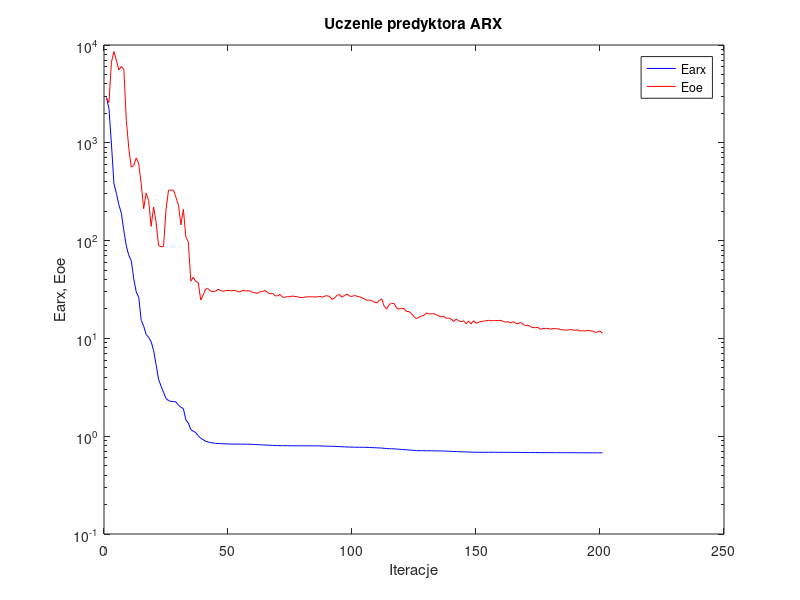
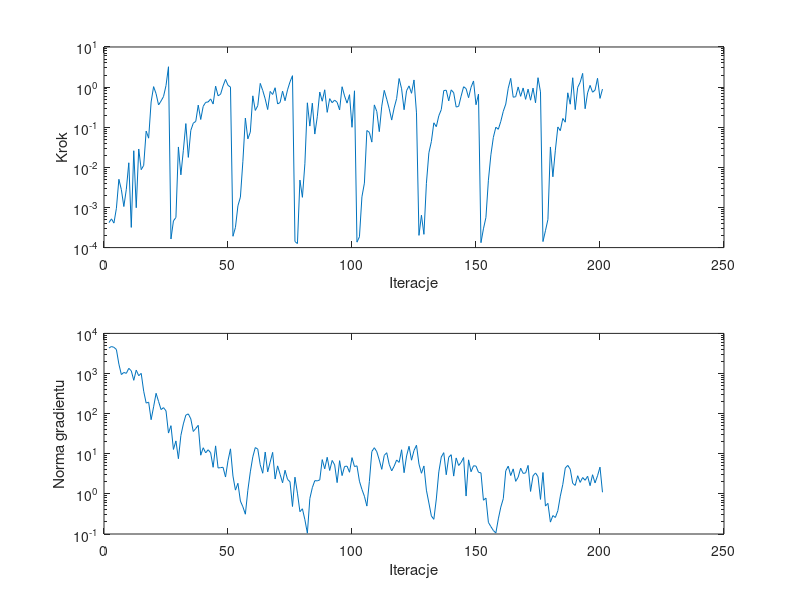

Here is the MATLAB script that generated these plots, in order:
%uczenie predyktora arx
clear all;
n=0; farx(n+1)=2.907821e+003; foe(n+1)=2.858124e+003; wspucz(n+1)=0.000000e+000; ng(n+1)=0.000000e+000;
%odnowa zmiennej metryki
n=1; farx(n+1)=2.236812e+003; foe(n+1)=2.583938e+003; krok(n+1)=4.199256e-004; ng(n+1)=4.328445e+003;
n=2; farx(n+1)=9.714979e+002; foe(n+1)=6.685352e+003; krok(n+1)=5.202484e-004; ng(n+1)=4.707239e+003;
n=3; farx(n+1)=3.846079e+002; foe(n+1)=8.562685e+003; krok(n+1)=4.080480e-004; ng(n+1)=4.495993e+003;
n=4; farx(n+1)=3.033709e+002; foe(n+1)=6.989862e+003; krok(n+1)=9.562822e-004; ng(n+1)=3.964627e+003;
n=5; farx(n+1)=2.324760e+002; foe(n+1)=5.551696e+003; krok(n+1)=5.042985e-003; ng(n+1)=1.712276e+003;
n=6; farx(n+1)=1.902023e+002; foe(n+1)=6.022422e+003; krok(n+1)=2.778799e-003; ng(n+1)=9.411844e+002;
n=7; farx(n+1)=1.262306e+002; foe(n+1)=5.656402e+003; krok(n+1)=1.055362e-003; ng(n+1)=1.063648e+003;
n=8; farx(n+1)=8.789992e+001; foe(n+1)=1.697748e+003; krok(n+1)=2.841023e-003; ng(n+1)=1.009820e+003;
n=9; farx(n+1)=7.060044e+001; foe(n+1)=8.793055e+002; krok(n+1)=1.299379e-002; ng(n+1)=1.347579e+003;
n=10; farx(n+1)=6.234130e+001; foe(n+1)=5.636955e+002; krok(n+1)=3.185772e-004; ng(n+1)=1.165345e+003;
n=11; farx(n+1)=4.054260e+001; foe(n+1)=5.875458e+002; krok(n+1)=2.592196e-002; ng(n+1)=6.773149e+002;
n=12; farx(n+1)=2.989638e+001; foe(n+1)=7.008957e+002; krok(n+1)=9.854180e-004; ng(n+1)=1.215166e+003;
n=13; farx(n+1)=2.636398e+001; foe(n+1)=6.093163e+002; krok(n+1)=2.867438e-002; ng(n+1)=8.808336e+002;
n=14; farx(n+1)=1.534282e+001; foe(n+1)=3.816192e+002; krok(n+1)=8.751130e-003; ng(n+1)=1.008158e+003;
n=15; farx(n+1)=1.334471e+001; foe(n+1)=2.117898e+002; krok(n+1)=1.121678e-002; ng(n+1)=3.625318e+002;
n=16; farx(n+1)=1.094984e+001; foe(n+1)=3.068968e+002; krok(n+1)=8.005809e-002; ng(n+1)=1.831683e+002;
n=17; farx(n+1)=1.024017e+001; foe(n+1)=2.570650e+002; krok(n+1)=5.335388e-002; ng(n+1)=1.932981e+002;
n=18; farx(n+1)=9.282430e+000; foe(n+1)=1.397380e+002; krok(n+1)=4.268310e-001; ng(n+1)=7.067015e+001;
n=19; farx(n+1)=7.512501e+000; foe(n+1)=2.209111e+002; krok(n+1)=1.027715e+000; ng(n+1)=1.478427e+002;
n=20; farx(n+1)=5.386004e+000; foe(n+1)=1.545745e+002; krok(n+1)=6.843317e-001; ng(n+1)=3.215333e+002;
n=21; farx(n+1)=3.821552e+000; foe(n+1)=8.915908e+001; krok(n+1)=3.589327e-001; ng(n+1)=2.011065e+002;
n=22; farx(n+1)=3.254284e+000; foe(n+1)=8.661538e+001; krok(n+1)=4.498732e-001; ng(n+1)=1.263119e+002;
n=23; farx(n+1)=2.805406e+000; foe(n+1)=8.695824e+001; krok(n+1)=5.821767e-001; ng(n+1)=1.410384e+002;
n=24; farx(n+1)=2.434456e+000; foe(n+1)=2.054243e+002; krok(n+1)=1.092255e+000; ng(n+1)=1.172742e+002;
n=25; farx(n+1)=2.315883e+000; foe(n+1)=3.275410e+002; krok(n+1)=3.217214e+000; ng(n+1)=3.279040e+001;
%odnowa zmiennej metryki
n=26; farx(n+1)=2.267823e+000; foe(n+1)=3.284075e+002; krok(n+1)=1.638013e-004; ng(n+1)=5.013664e+001;
n=27; farx(n+1)=2.263115e+000; foe(n+1)=3.278637e+002; krok(n+1)=4.636412e-004; ng(n+1)=1.281938e+001;
n=28; farx(n+1)=2.243323e+000; foe(n+1)=2.774703e+002; krok(n+1)=5.623096e-004; ng(n+1)=2.092583e+001;
n=29; farx(n+1)=2.080017e+000; foe(n+1)=2.334060e+002; krok(n+1)=3.221469e-002; ng(n+1)=7.534426e+000;
n=30; farx(n+1)=1.973920e+000; foe(n+1)=1.447910e+002; krok(n+1)=6.506258e-003; ng(n+1)=2.862964e+001;
n=31; farx(n+1)=1.917537e+000; foe(n+1)=2.097880e+002; krok(n+1)=2.667694e-002; ng(n+1)=5.552221e+001;
n=32; farx(n+1)=1.470843e+000; foe(n+1)=1.089754e+002; krok(n+1)=1.232694e-001; ng(n+1)=9.187203e+001;
n=33; farx(n+1)=1.366061e+000; foe(n+1)=9.698222e+001; krok(n+1)=1.771116e-002; ng(n+1)=9.843078e+001;
n=34; farx(n+1)=1.167718e+000; foe(n+1)=3.846318e+001; krok(n+1)=8.343244e-002; ng(n+1)=7.407023e+001;
n=35; farx(n+1)=1.126062e+000; foe(n+1)=4.228312e+001; krok(n+1)=1.261335e-001; ng(n+1)=3.588302e+001;
n=36; farx(n+1)=1.088001e+000; foe(n+1)=3.802847e+001; krok(n+1)=1.399123e-001; ng(n+1)=4.267199e+001;
n=37; farx(n+1)=1.010616e+000; foe(n+1)=3.736010e+001; krok(n+1)=3.556863e-001; ng(n+1)=5.119239e+001;
n=38; farx(n+1)=9.525728e-001; foe(n+1)=2.467250e+001; krok(n+1)=1.559016e-001; ng(n+1)=9.202750e+000;
n=39; farx(n+1)=9.229831e-001; foe(n+1)=2.782783e+001; krok(n+1)=3.324062e-001; ng(n+1)=1.412896e+001;
n=40; farx(n+1)=8.869289e-001; foe(n+1)=3.204685e+001; krok(n+1)=4.170483e-001; ng(n+1)=1.053495e+001;
n=41; farx(n+1)=8.721861e-001; foe(n+1)=3.226230e+001; krok(n+1)=4.268310e-001; ng(n+1)=1.257264e+001;
n=42; farx(n+1)=8.580929e-001; foe(n+1)=3.031922e+001; krok(n+1)=5.076613e-001; ng(n+1)=1.058434e+001;
n=43; farx(n+1)=8.539563e-001; foe(n+1)=3.028626e+001; krok(n+1)=3.785765e-001; ng(n+1)=4.601821e+000;
n=44; farx(n+1)=8.444537e-001; foe(n+1)=3.033632e+001; krok(n+1)=1.056270e+000; ng(n+1)=1.572125e+001;
n=45; farx(n+1)=8.414842e-001; foe(n+1)=3.176442e+001; krok(n+1)=6.083905e-001; ng(n+1)=4.413932e+000;
n=46; farx(n+1)=8.395740e-001; foe(n+1)=3.088705e+001; krok(n+1)=6.622313e-001; ng(n+1)=4.515383e+000;
n=47; farx(n+1)=8.378168e-001; foe(n+1)=3.033168e+001; krok(n+1)=1.068708e+000; ng(n+1)=4.603256e+000;
n=48; farx(n+1)=8.356154e-001; foe(n+1)=3.074783e+001; krok(n+1)=1.554381e+000; ng(n+1)=2.631296e+000;
n=49; farx(n+1)=8.329155e-001; foe(n+1)=3.102899e+001; krok(n+1)=1.107016e+000; ng(n+1)=6.715310e+000;
n=50; farx(n+1)=8.307422e-001; foe(n+1)=3.069943e+001; krok(n+1)=1.000418e+000; ng(n+1)=1.326118e+001;
%odnowa zmiennej metryki
n=51; farx(n+1)=8.305965e-001; foe(n+1)=3.093165e+001; krok(n+1)=1.915864e-004; ng(n+1)=2.788087e+000;
n=52; farx(n+1)=8.305544e-001; foe(n+1)=3.083743e+001; krok(n+1)=3.185772e-004; ng(n+1)=1.241665e+000;
n=53; farx(n+1)=8.302179e-001; foe(n+1)=3.012548e+001; krok(n+1)=1.100811e-003; ng(n+1)=1.837591e+000;
n=54; farx(n+1)=8.301292e-001; foe(n+1)=2.985880e+001; krok(n+1)=1.812955e-003; ng(n+1)=6.619388e-001;
n=55; farx(n+1)=8.298925e-001; foe(n+1)=3.104661e+001; krok(n+1)=1.417782e-002; ng(n+1)=4.766580e-001;
n=56; farx(n+1)=8.287776e-001; foe(n+1)=3.057580e+001; krok(n+1)=1.690558e-001; ng(n+1)=3.113242e-001;
n=57; farx(n+1)=8.280279e-001; foe(n+1)=3.067509e+001; krok(n+1)=5.127576e-002; ng(n+1)=1.229745e+000;
n=58; farx(n+1)=8.268220e-001; foe(n+1)=3.060161e+001; krok(n+1)=7.581460e-002; ng(n+1)=3.538418e+000;
n=59; farx(n+1)=8.240353e-001; foe(n+1)=2.944415e+001; krok(n+1)=6.058278e-001; ng(n+1)=8.369012e+000;
n=60; farx(n+1)=8.221485e-001; foe(n+1)=2.923268e+001; krok(n+1)=2.621866e-001; ng(n+1)=1.427417e+001;
n=61; farx(n+1)=8.201271e-001; foe(n+1)=2.887640e+001; krok(n+1)=3.444314e-001; ng(n+1)=1.305439e+001;
n=62; farx(n+1)=8.173666e-001; foe(n+1)=3.008439e+001; krok(n+1)=1.236406e+000; ng(n+1)=5.309841e+000;
n=63; farx(n+1)=8.145988e-001; foe(n+1)=3.013256e+001; krok(n+1)=8.256204e-001; ng(n+1)=3.269711e+000;
n=64; farx(n+1)=8.119131e-001; foe(n+1)=3.094962e+001; krok(n+1)=5.076342e-001; ng(n+1)=1.103663e+001;
n=65; farx(n+1)=8.103333e-001; foe(n+1)=2.937248e+001; krok(n+1)=2.760258e-001; ng(n+1)=3.537511e+000;
n=66; farx(n+1)=8.073798e-001; foe(n+1)=2.860341e+001; krok(n+1)=7.807902e-001; ng(n+1)=6.213307e+000;
n=67; farx(n+1)=8.050092e-001; foe(n+1)=2.892237e+001; krok(n+1)=6.553300e-001; ng(n+1)=1.083142e+001;
n=68; farx(n+1)=8.025489e-001; foe(n+1)=2.726505e+001; krok(n+1)=9.640477e-001; ng(n+1)=2.344351e+000;
n=69; farx(n+1)=8.017184e-001; foe(n+1)=2.724064e+001; krok(n+1)=3.805404e-001; ng(n+1)=4.992443e+000;
n=70; farx(n+1)=8.008563e-001; foe(n+1)=2.815298e+001; krok(n+1)=4.128102e-001; ng(n+1)=3.074928e+000;
n=71; farx(n+1)=7.999682e-001; foe(n+1)=2.638930e+001; krok(n+1)=7.927530e-001; ng(n+1)=1.890791e+000;
n=72; farx(n+1)=7.994352e-001; foe(n+1)=2.639292e+001; krok(n+1)=4.584092e-001; ng(n+1)=3.884061e+000;
n=73; farx(n+1)=7.990027e-001; foe(n+1)=2.677630e+001; krok(n+1)=8.536620e-001; ng(n+1)=2.300708e+000;
n=74; farx(n+1)=7.985901e-001; foe(n+1)=2.663797e+001; krok(n+1)=1.352332e+000; ng(n+1)=2.004075e+000;
n=75; farx(n+1)=7.980973e-001; foe(n+1)=2.716498e+001; krok(n+1)=1.927884e+000; ng(n+1)=4.846968e-001;
%odnowa zmiennej metryki
n=76; farx(n+1)=7.979924e-001; foe(n+1)=2.676971e+001; krok(n+1)=1.414149e-004; ng(n+1)=2.609073e+000;
n=77; farx(n+1)=7.979811e-001; foe(n+1)=2.670711e+001; krok(n+1)=1.261442e-004; ng(n+1)=1.042795e+000;
n=78; farx(n+1)=7.979119e-001; foe(n+1)=2.616673e+001; krok(n+1)=4.818429e-003; ng(n+1)=3.603093e-001;
n=79; farx(n+1)=7.978887e-001; foe(n+1)=2.615167e+001; krok(n+1)=1.790661e-003; ng(n+1)=4.255046e-001;
n=80; farx(n+1)=7.978431e-001; foe(n+1)=2.643449e+001; krok(n+1)=1.226153e-002; ng(n+1)=2.271770e-001;
n=81; farx(n+1)=7.975134e-001; foe(n+1)=2.665982e+001; krok(n+1)=4.063898e-001; ng(n+1)=1.047791e-001;
n=82; farx(n+1)=7.973637e-001; foe(n+1)=2.661007e+001; krok(n+1)=1.067078e-001; ng(n+1)=7.661964e-001;
n=83; farx(n+1)=7.971235e-001; foe(n+1)=2.663168e+001; krok(n+1)=3.978743e-001; ng(n+1)=1.428019e+000;
n=84; farx(n+1)=7.970550e-001; foe(n+1)=2.647720e+001; krok(n+1)=6.754791e-002; ng(n+1)=2.137954e+000;
n=85; farx(n+1)=7.964672e-001; foe(n+1)=2.663111e+001; krok(n+1)=1.824037e-001; ng(n+1)=2.109461e+000;
n=86; farx(n+1)=7.955122e-001; foe(n+1)=2.692945e+001; krok(n+1)=7.545111e-001; ng(n+1)=2.232533e+000;
n=87; farx(n+1)=7.942393e-001; foe(n+1)=2.637686e+001; krok(n+1)=4.446475e-001; ng(n+1)=7.149181e+000;
n=88; farx(n+1)=7.924674e-001; foe(n+1)=2.711054e+001; krok(n+1)=8.575247e-001; ng(n+1)=4.213639e+000;
n=89; farx(n+1)=7.911187e-001; foe(n+1)=2.732071e+001; krok(n+1)=2.349459e-001; ng(n+1)=8.168333e+000;
n=90; farx(n+1)=7.898397e-001; foe(n+1)=2.678959e+001; krok(n+1)=5.154350e-001; ng(n+1)=3.830324e+000;
n=91; farx(n+1)=7.887084e-001; foe(n+1)=2.506891e+001; krok(n+1)=4.090511e-001; ng(n+1)=6.822529e+000;
n=92; farx(n+1)=7.871482e-001; foe(n+1)=2.589524e+001; krok(n+1)=4.741921e-001; ng(n+1)=5.296095e+000;
n=93; farx(n+1)=7.834520e-001; foe(n+1)=2.765287e+001; krok(n+1)=4.187571e-001; ng(n+1)=1.909294e+000;
n=94; farx(n+1)=7.822694e-001; foe(n+1)=2.803909e+001; krok(n+1)=2.701916e-001; ng(n+1)=6.723818e+000;
n=95; farx(n+1)=7.800557e-001; foe(n+1)=2.631576e+001; krok(n+1)=1.021678e+000; ng(n+1)=2.855903e+000;
n=96; farx(n+1)=7.778032e-001; foe(n+1)=2.753288e+001; krok(n+1)=6.026971e-001; ng(n+1)=4.827548e+000;
n=97; farx(n+1)=7.763605e-001; foe(n+1)=2.838727e+001; krok(n+1)=3.983032e-001; ng(n+1)=4.910378e+000;
n=98; farx(n+1)=7.740846e-001; foe(n+1)=2.710481e+001; krok(n+1)=6.480438e-001; ng(n+1)=3.458070e+000;
n=99; farx(n+1)=7.734658e-001; foe(n+1)=2.683329e+001; krok(n+1)=9.963479e-002; ng(n+1)=8.010122e+000;
n=100; farx(n+1)=7.713779e-001; foe(n+1)=2.756186e+001; krok(n+1)=8.088973e-001; ng(n+1)=4.794992e+000;
%odnowa zmiennej metryki
n=101; farx(n+1)=7.710622e-001; foe(n+1)=2.694923e+001; krok(n+1)=1.366331e-004; ng(n+1)=5.001303e+000;
n=102; farx(n+1)=7.709978e-001; foe(n+1)=2.672106e+001; krok(n+1)=1.858436e-004; ng(n+1)=2.068884e+000;
n=103; farx(n+1)=7.707567e-001; foe(n+1)=2.601117e+001; krok(n+1)=1.841613e-003; ng(n+1)=1.294315e+000;
n=104; farx(n+1)=7.705042e-001; foe(n+1)=2.528867e+001; krok(n+1)=4.042588e-003; ng(n+1)=8.733782e-001;
n=105; farx(n+1)=7.688495e-001; foe(n+1)=2.450302e+001; krok(n+1)=8.276012e-002; ng(n+1)=4.962582e-001;
n=106; farx(n+1)=7.659085e-001; foe(n+1)=2.468442e+001; krok(n+1)=7.462902e-002; ng(n+1)=2.029023e+000;
n=107; farx(n+1)=7.651859e-001; foe(n+1)=2.429970e+001; krok(n+1)=4.256083e-002; ng(n+1)=1.139900e+001;
n=108; farx(n+1)=7.629595e-001; foe(n+1)=2.349282e+001; krok(n+1)=3.601750e-001; ng(n+1)=1.414493e+001;
n=109; farx(n+1)=7.609214e-001; foe(n+1)=2.300571e+001; krok(n+1)=2.469201e-001; ng(n+1)=1.123112e+001;
n=110; farx(n+1)=7.586011e-001; foe(n+1)=2.446126e+001; krok(n+1)=7.763187e-002; ng(n+1)=6.980003e+000;
n=111; farx(n+1)=7.566569e-001; foe(n+1)=2.531758e+001; krok(n+1)=3.349286e-001; ng(n+1)=4.091230e+000;
n=112; farx(n+1)=7.514322e-001; foe(n+1)=2.122118e+001; krok(n+1)=8.289013e-001; ng(n+1)=9.097216e+000;
n=113; farx(n+1)=7.479852e-001; foe(n+1)=1.993514e+001; krok(n+1)=5.007363e-001; ng(n+1)=1.061311e+001;
n=114; farx(n+1)=7.449642e-001; foe(n+1)=2.219940e+001; krok(n+1)=2.889668e-001; ng(n+1)=5.444938e+000;
n=115; farx(n+1)=7.442816e-001; foe(n+1)=2.284744e+001; krok(n+1)=1.507961e-001; ng(n+1)=3.742165e+000;
n=116; farx(n+1)=7.420661e-001; foe(n+1)=2.274965e+001; krok(n+1)=3.031633e-001; ng(n+1)=4.913665e+000;
n=117; farx(n+1)=7.394241e-001; foe(n+1)=2.039132e+001; krok(n+1)=5.202472e-001; ng(n+1)=7.005499e+000;
n=118; farx(n+1)=7.354148e-001; foe(n+1)=1.989165e+001; krok(n+1)=1.637916e+000; ng(n+1)=6.088761e+000;
n=119; farx(n+1)=7.321656e-001; foe(n+1)=2.028987e+001; krok(n+1)=9.073805e-001; ng(n+1)=1.259002e+001;
n=120; farx(n+1)=7.285565e-001; foe(n+1)=2.014720e+001; krok(n+1)=2.730638e-001; ng(n+1)=3.372546e+000;
n=121; farx(n+1)=7.264153e-001; foe(n+1)=1.887199e+001; krok(n+1)=8.131859e-001; ng(n+1)=8.797093e+000;
n=122; farx(n+1)=7.221377e-001; foe(n+1)=1.879297e+001; krok(n+1)=1.072499e+000; ng(n+1)=1.535706e+001;
n=123; farx(n+1)=7.195561e-001; foe(n+1)=1.790088e+001; krok(n+1)=7.011953e-001; ng(n+1)=6.908542e+000;
n=124; farx(n+1)=7.153693e-001; foe(n+1)=1.663477e+001; krok(n+1)=1.509022e+000; ng(n+1)=1.205029e+001;
n=125; farx(n+1)=7.123767e-001; foe(n+1)=1.593101e+001; krok(n+1)=2.278082e-001; ng(n+1)=1.631921e+001;
%odnowa zmiennej metryki
n=126; farx(n+1)=7.118318e-001; foe(n+1)=1.645873e+001; krok(n+1)=2.015675e-004; ng(n+1)=5.518218e+000;
n=127; farx(n+1)=7.112394e-001; foe(n+1)=1.693794e+001; krok(n+1)=6.423816e-004; ng(n+1)=3.266122e+000;
n=128; farx(n+1)=7.108135e-001; foe(n+1)=1.718898e+001; krok(n+1)=2.141564e-004; ng(n+1)=4.965890e+000;
n=129; farx(n+1)=7.102951e-001; foe(n+1)=1.824333e+001; krok(n+1)=4.004785e-003; ng(n+1)=1.237517e+000;
n=130; farx(n+1)=7.096911e-001; foe(n+1)=1.779783e+001; krok(n+1)=2.308292e-002; ng(n+1)=5.945248e-001;
n=131; farx(n+1)=7.094191e-001; foe(n+1)=1.784536e+001; krok(n+1)=4.388300e-002; ng(n+1)=2.824860e-001;
n=132; farx(n+1)=7.088958e-001; foe(n+1)=1.789254e+001; krok(n+1)=1.288588e-001; ng(n+1)=2.322652e-001;
n=133; farx(n+1)=7.080102e-001; foe(n+1)=1.742229e+001; krok(n+1)=1.031518e-001; ng(n+1)=7.471189e-001;
n=134; farx(n+1)=7.073379e-001; foe(n+1)=1.702485e+001; krok(n+1)=1.928435e-001; ng(n+1)=3.524836e+000;
n=135; farx(n+1)=7.068263e-001; foe(n+1)=1.653193e+001; krok(n+1)=2.745822e-001; ng(n+1)=8.288336e+000;
n=136; farx(n+1)=7.051780e-001; foe(n+1)=1.688043e+001; krok(n+1)=8.190836e-001; ng(n+1)=1.064944e+001;
n=137; farx(n+1)=7.035090e-001; foe(n+1)=1.605541e+001; krok(n+1)=8.377184e-001; ng(n+1)=3.000252e+000;
n=138; farx(n+1)=7.020682e-001; foe(n+1)=1.615679e+001; krok(n+1)=4.536903e-001; ng(n+1)=8.202669e+000;
n=139; farx(n+1)=6.998683e-001; foe(n+1)=1.574528e+001; krok(n+1)=8.536620e-001; ng(n+1)=9.476040e+000;
n=140; farx(n+1)=6.976707e-001; foe(n+1)=1.487312e+001; krok(n+1)=7.238598e-001; ng(n+1)=2.773595e+000;
n=141; farx(n+1)=6.964006e-001; foe(n+1)=1.575335e+001; krok(n+1)=3.183983e-001; ng(n+1)=7.867933e+000;
n=142; farx(n+1)=6.944299e-001; foe(n+1)=1.516502e+001; krok(n+1)=3.310405e-001; ng(n+1)=5.099128e+000;
n=143; farx(n+1)=6.933189e-001; foe(n+1)=1.480487e+001; krok(n+1)=5.950595e-001; ng(n+1)=6.082307e+000;
n=144; farx(n+1)=6.919213e-001; foe(n+1)=1.512659e+001; krok(n+1)=1.021678e+000; ng(n+1)=8.065564e+000;
n=145; farx(n+1)=6.904315e-001; foe(n+1)=1.410436e+001; krok(n+1)=9.180501e-001; ng(n+1)=8.833457e-001;
n=146; farx(n+1)=6.893914e-001; foe(n+1)=1.509681e+001; krok(n+1)=5.450576e-001; ng(n+1)=7.051326e+000;
n=147; farx(n+1)=6.879154e-001; foe(n+1)=1.405514e+001; krok(n+1)=9.903562e-001; ng(n+1)=3.561930e+000;
n=148; farx(n+1)=6.863756e-001; foe(n+1)=1.515416e+001; krok(n+1)=1.422745e+000; ng(n+1)=5.020481e+000;
n=149; farx(n+1)=6.855924e-001; foe(n+1)=1.434317e+001; krok(n+1)=3.635836e-001; ng(n+1)=4.928933e+000;
n=150; farx(n+1)=6.848439e-001; foe(n+1)=1.457202e+001; krok(n+1)=6.674447e-001; ng(n+1)=3.446786e+000;
%odnowa zmiennej metryki
n=151; farx(n+1)=6.847463e-001; foe(n+1)=1.489566e+001; krok(n+1)=1.326035e-004; ng(n+1)=3.340415e+000;
n=152; farx(n+1)=6.847358e-001; foe(n+1)=1.498250e+001; krok(n+1)=2.940477e-004; ng(n+1)=6.943453e-001;
n=153; farx(n+1)=6.847109e-001; foe(n+1)=1.513919e+001; krok(n+1)=5.635193e-004; ng(n+1)=7.862710e-001;
n=154; farx(n+1)=6.846946e-001; foe(n+1)=1.530880e+001; krok(n+1)=4.788074e-003; ng(n+1)=1.947736e-001;
n=155; farx(n+1)=6.846574e-001; foe(n+1)=1.515419e+001; krok(n+1)=2.055621e-002; ng(n+1)=1.527793e-001;
n=156; farx(n+1)=6.845935e-001; foe(n+1)=1.518928e+001; krok(n+1)=5.598693e-002; ng(n+1)=1.222331e-001;
n=157; farx(n+1)=6.845476e-001; foe(n+1)=1.523720e+001; krok(n+1)=1.001107e-001; ng(n+1)=1.059408e-001;
n=158; farx(n+1)=6.844895e-001; foe(n+1)=1.519556e+001; krok(n+1)=8.892157e-002; ng(n+1)=2.381999e-001;
n=159; farx(n+1)=6.844058e-001; foe(n+1)=1.531930e+001; krok(n+1)=1.400181e-001; ng(n+1)=4.681409e-001;
n=160; farx(n+1)=6.841695e-001; foe(n+1)=1.489501e+001; krok(n+1)=2.494838e-001; ng(n+1)=7.602739e-001;
n=161; farx(n+1)=6.840420e-001; foe(n+1)=1.464601e+001; krok(n+1)=3.772555e-001; ng(n+1)=3.768682e+000;
n=162; farx(n+1)=6.836728e-001; foe(n+1)=1.483018e+001; krok(n+1)=9.413399e-001; ng(n+1)=4.914674e+000;
n=163; farx(n+1)=6.832676e-001; foe(n+1)=1.437432e+001; krok(n+1)=1.650428e+000; ng(n+1)=2.864561e+000;
n=164; farx(n+1)=6.830160e-001; foe(n+1)=1.481446e+001; krok(n+1)=5.596492e-001; ng(n+1)=4.199302e+000;
n=165; farx(n+1)=6.826538e-001; foe(n+1)=1.427844e+001; krok(n+1)=5.758407e-001; ng(n+1)=2.053882e+000;
n=166; farx(n+1)=6.823720e-001; foe(n+1)=1.408780e+001; krok(n+1)=1.009068e+000; ng(n+1)=2.608204e+000;
n=167; farx(n+1)=6.820820e-001; foe(n+1)=1.462649e+001; krok(n+1)=5.885355e-001; ng(n+1)=4.365181e+000;
n=168; farx(n+1)=6.815185e-001; foe(n+1)=1.396316e+001; krok(n+1)=9.512526e-001; ng(n+1)=3.242497e+000;
n=169; farx(n+1)=6.812461e-001; foe(n+1)=1.346057e+001; krok(n+1)=4.953016e-001; ng(n+1)=3.319498e+000;
n=170; farx(n+1)=6.806467e-001; foe(n+1)=1.363809e+001; krok(n+1)=8.892951e-001; ng(n+1)=5.129044e+000;
n=171; farx(n+1)=6.803805e-001; foe(n+1)=1.319460e+001; krok(n+1)=4.714530e-001; ng(n+1)=1.151456e+000;
n=172; farx(n+1)=6.801253e-001; foe(n+1)=1.287397e+001; krok(n+1)=9.453922e-001; ng(n+1)=2.818852e+000;
n=173; farx(n+1)=6.799561e-001; foe(n+1)=1.288835e+001; krok(n+1)=4.063898e-001; ng(n+1)=3.325978e+000;
n=174; farx(n+1)=6.795945e-001; foe(n+1)=1.299464e+001; krok(n+1)=1.715220e+000; ng(n+1)=2.677734e+000;
n=175; farx(n+1)=6.793183e-001; foe(n+1)=1.237673e+001; krok(n+1)=7.610808e-001; ng(n+1)=7.282728e-001;
%odnowa zmiennej metryki
n=176; farx(n+1)=6.792135e-001; foe(n+1)=1.264510e+001; krok(n+1)=1.412779e-004; ng(n+1)=3.413345e+000;
n=177; farx(n+1)=6.792083e-001; foe(n+1)=1.263575e+001; krok(n+1)=2.630324e-004; ng(n+1)=4.972110e-001;
n=178; farx(n+1)=6.791924e-001; foe(n+1)=1.267330e+001; krok(n+1)=5.033545e-004; ng(n+1)=5.805635e-001;
n=179; farx(n+1)=6.790983e-001; foe(n+1)=1.240348e+001; krok(n+1)=3.221469e-002; ng(n+1)=1.979152e-001;
n=180; farx(n+1)=6.790657e-001; foe(n+1)=1.264761e+001; krok(n+1)=5.819038e-003; ng(n+1)=2.879629e-001;
n=181; farx(n+1)=6.789615e-001; foe(n+1)=1.254754e+001; krok(n+1)=2.679765e-002; ng(n+1)=2.581745e-001;
n=182; farx(n+1)=6.787728e-001; foe(n+1)=1.255148e+001; krok(n+1)=1.016482e-001; ng(n+1)=3.813349e-001;
n=183; farx(n+1)=6.786592e-001; foe(n+1)=1.233543e+001; krok(n+1)=8.205256e-002; ng(n+1)=8.798936e-001;
n=184; farx(n+1)=6.784335e-001; foe(n+1)=1.225113e+001; krok(n+1)=1.655202e-001; ng(n+1)=1.721292e+000;
n=185; farx(n+1)=6.783654e-001; foe(n+1)=1.218653e+001; krok(n+1)=1.336126e-001; ng(n+1)=4.407899e+000;
n=186; farx(n+1)=6.780762e-001; foe(n+1)=1.216080e+001; krok(n+1)=7.208199e-001; ng(n+1)=5.131784e+000;
n=187; farx(n+1)=6.779039e-001; foe(n+1)=1.234941e+001; krok(n+1)=3.745525e-001; ng(n+1)=4.121008e+000;
n=188; farx(n+1)=6.776396e-001; foe(n+1)=1.218660e+001; krok(n+1)=1.710388e+000; ng(n+1)=1.826698e+000;
n=189; farx(n+1)=6.775762e-001; foe(n+1)=1.208721e+001; krok(n+1)=2.745494e-001; ng(n+1)=1.626956e+000;
n=190; farx(n+1)=6.774387e-001; foe(n+1)=1.225432e+001; krok(n+1)=9.830700e-001; ng(n+1)=2.835589e+000;
n=191; farx(n+1)=6.772932e-001; foe(n+1)=1.190085e+001; krok(n+1)=1.315598e+000; ng(n+1)=1.932906e+000;
n=192; farx(n+1)=6.770505e-001; foe(n+1)=1.198685e+001; krok(n+1)=2.196395e+000; ng(n+1)=2.559266e+000;
n=193; farx(n+1)=6.769842e-001; foe(n+1)=1.189171e+001; krok(n+1)=2.889625e-001; ng(n+1)=2.180277e+000;
n=194; farx(n+1)=6.767812e-001; foe(n+1)=1.214273e+001; krok(n+1)=7.178738e-001; ng(n+1)=2.754194e+000;
n=195; farx(n+1)=6.766513e-001; foe(n+1)=1.189816e+001; krok(n+1)=1.104103e+000; ng(n+1)=1.602210e+000;
n=196; farx(n+1)=6.765224e-001; foe(n+1)=1.195334e+001; krok(n+1)=7.461552e-001; ng(n+1)=3.001740e+000;
n=197; farx(n+1)=6.762794e-001; foe(n+1)=1.153647e+001; krok(n+1)=8.391318e-001; ng(n+1)=1.874086e+000;
n=198; farx(n+1)=6.760153e-001; foe(n+1)=1.160648e+001; krok(n+1)=1.657803e+000; ng(n+1)=2.828666e+000;
n=199; farx(n+1)=6.757852e-001; foe(n+1)=1.189061e+001; krok(n+1)=5.231840e-001; ng(n+1)=4.637409e+000;
n=200; farx(n+1)=6.753469e-001; foe(n+1)=1.127787e+001; krok(n+1)=8.922169e-001; ng(n+1)=1.096863e+000;

figure; semilogy(farx,'b'); hold on; semilogy(foe,'r'); xlabel('Iteracje'); ylabel('Earx, Eoe'); legend('Earx','Eoe'); title('Uczenie predyktora ARX');
figure; subplot(2,1,1); semilogy(krok); xlabel('Iteracje'); ylabel('Krok');
subplot(2,1,2); semilogy(ng); xlabel('Iteracje'); ylabel('Norma gradientu');
Earx=farx(n+1)
Eoe=foe(n+1)
